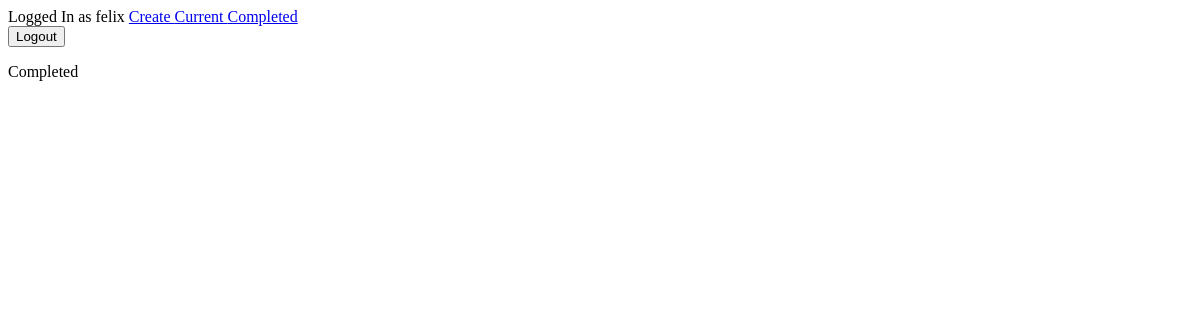
The app's page /completed/ (signed in), older data.
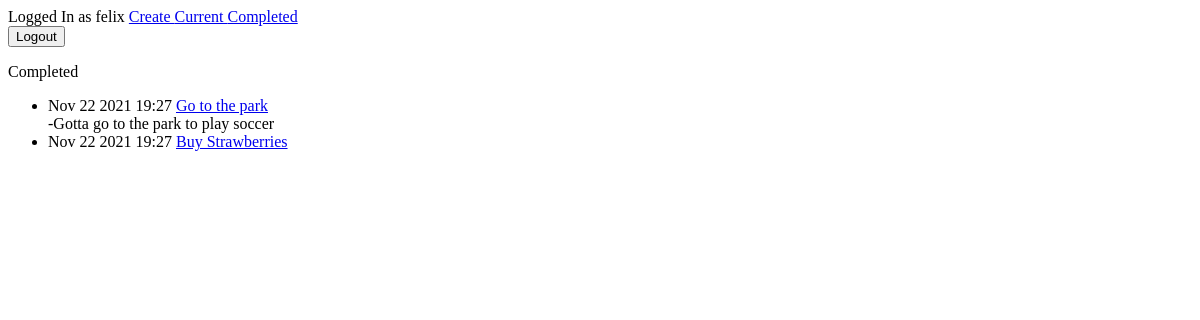
The same page, newer data.
### todo/models.py (models this page shows, shortened)
class Todo(models.Model):
    title = models.CharField(max_length=100)
    memo = models.TextField(blank=True)
    created = models.DateTimeField(auto_now=True)
    datecompleted = models.DateTimeField(null=True, blank=True)
    important = models.BooleanField(default=False)
    user = models.ForeignKey(User, on_delete=models.CASCADE)

### todo/views.py (the view)
# urls.py: path('completed/', views.completedtodos, name='completedtodos'),
@login_required
def completedtodos(request):
    todos = Todo.objects.filter(user=request.user, datecompleted__isnull=False).order_by('-datecompleted')
    return render(request, 'todo/completedtodos.html', {'todos':todos})

### todo/templates/todo/completedtodos.html (shortened to what this page needs)
{% extends 'todo/base.html' %}
{% block content %}
Completed
<ul>
{% for todo in todos %}
    <li>
    {{ todo.datecompleted|date:'M j Y H:i' }}
            <a href="{% url 'viewtodo' todo.id %}">
                {{ todo.title }}
            </a>
    </li>
    {% if todo.memo %}
        -{{ todo.memo }}
    {% endif %}
{% endfor %}
</ul>
{% endblock content %}

### todo/templates/todo/base.html (shortened to what this page needs)
{% if user.is_authenticated %}
Logged In as {{ user.username }}
<a href={% url 'createtodo' %}> Create </a>
<a href={% url 'currenttodos' %}> Current </a>
<a href={% url 'completedtodos' %}> Completed </a>
<form action="{% url 'logoutuser' %}" method="POST">
    <button type="submit">
    Logout
    </button>
</form>
{% endif %}
{% block content %}
{% endblock content %}

Row changes from the older to the newer data that the page shows:
added Todo: datecompleted "Nov 22 2021 19:27", title "Go to the park", memo "Gotta go to the park to play soccer"
added Todo: datecompleted "Nov 22 2021 19:27", title "Buy Strawberries"
